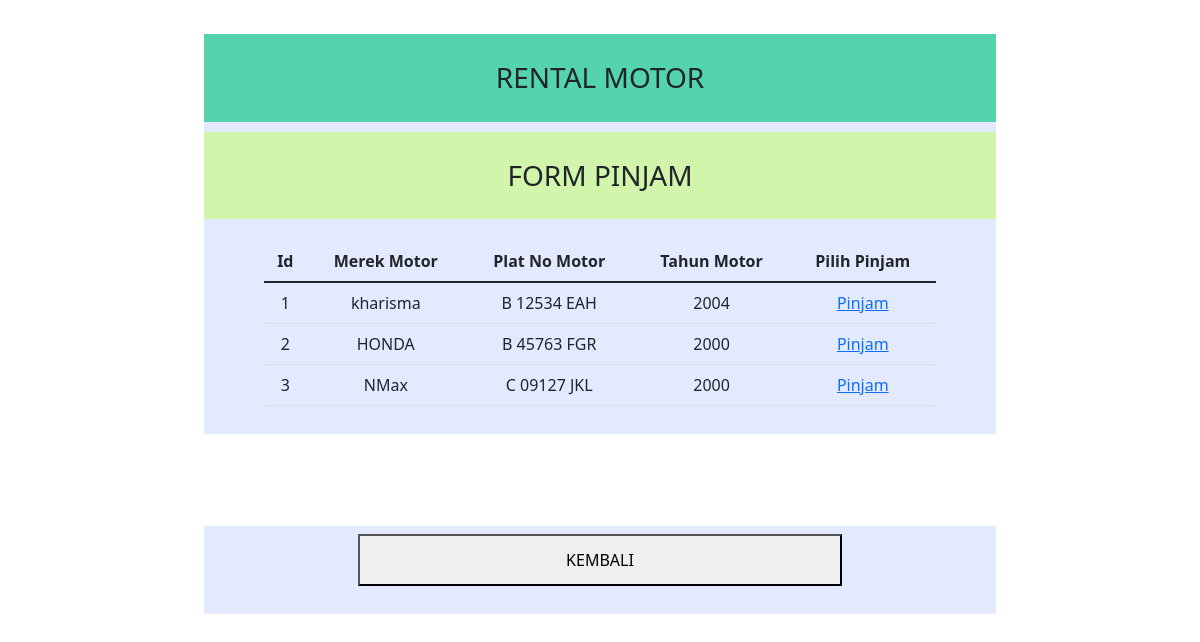
/app/BaFormPinjam/index.php?idusr=1 (signed in), run on the app's committed database.
### tables this page shows
CREATE TABLE tbl_motor (
  id_motor INT(255) NOT NULL AUTO_INCREMENT PRIMARY KEY, 
  merek_motor varchar(255) NOT NULL,
  plat_no_motor varchar(255) NOT NULL,
  tahun_motor varchar(50) NOT NULL
);

### app/BaFormPinjam/index.php (the view, shortened to what this page needs)
<?php include("../../koneksi.php");
parse_str($_SERVER['QUERY_STRING'],$arrQuery);
$paramurl=$arrQuery['idusr'];
$namatbl = "tbl_motor";
?>
<!DOCTYPE html>
<html lang="en">
<head>
    <link href="https://cdn.jsdelivr.net/npm/bootstrap@5.1.3/dist/css/bootstrap.min.css" rel="stylesheet">
    <link rel="stylesheet" type="text/css" href="../../styles/style.css">
    <link rel="stylesheet" type="text/css" href="../../styles/formStyle.css">
</head>
<body>
    <section class="row">
        <div class="col-md-2 text-center"></div>
        <div class="col-md-8 text-center">
			  <br>
        <section class="container2">
            <div class="classContent">
                <div class="containerJudul">
                     <h3>RENTAL MOTOR</h3>
                 </div>
            </div>
            <section class="container2">
			    	<div class="classForm">
			    		<div class="containerJudul">
			    			 <h3>FORM PINJAM</h3>
			    		</div>
			    	</div>
            <div class="classFormTable">
			        <table class="table">
                  <thead>
                    <tr><th>Id</th><th>Merek Motor</th><th>Plat No Motor</th><th>Tahun Motor</th><th>Pilih Pinjam</th></tr>
                  </thead>
                  <tbody>
                      <?php
                        $sql = "SELECT * FROM $namatbl";
                        $query = mysqli_query($conn, $sql);
                        while($data = mysqli_fetch_array($query)){
                            echo "<tr class='info'>";
                            echo "<td>".$data['id_motor']."</td>";
                            echo "<td>".$data['merek_motor']."</td>";
                            echo "<td>".$data['plat_no_motor']."</td>";
                            echo "<td>".$data['tahun_motor']."</td>";
                            echo "<td>";
                            $param1 = $data['id_motor'];
                            $param2 = $paramurl;
                            echo "<a href='pinjam.php?id=".$param1."&idusr=".$param2."'>Pinjam</a>";
                            echo "</td>";
                            echo "</tr>";
                        }
                      ?>
                  </tbody>
              </table>
            </div>
        </section>
      </section>
		  <br>
			<br><br>
			<section class="container2">
				<div class="row p-2">
				  <div class="col-md-2 text-center"></div>
				  <div class="col-md-8 text-center">
					<div class="elemCenter">
						<button onclick="location.href='../home.php'" class="btnSize">KEMBALI</button>
					</div>
				  </div>
				  <div class="col-md-2 text-center"></div>
				</div>
			</section>
			<br><br>
        </div>
        <div class="col-md-2 text-center"></div>
    </section>
</body>
</html>

### styles/style.css (style rules this page uses)
.container2 { margin: 10px auto; background-color: #e3e9ff; }
.containerJudul h1,h3,h6 { text-align: center; padding: 10px; margin: 5px; }
.classContent { background-color: #53d4ad; padding: 12px 60px; }
.classForm { background-color: #d0f5ab; padding: 12px 60px; margin-top: 10px; }
.classFormTable { padding: 12px 60px; margin-top: 10px; }

### styles/formStyle.css (style rules this page uses)
.elemCenter { text-align: center; }
.btnSize { width: 95%; padding: 12px 30px; margin-bottom: 20px; }

### data on the page
tbl_motor: id_motor "1", merek_motor "kharisma", plat_no_motor "B 12534 EAH", tahun_motor "2004"
tbl_motor: id_motor "2", merek_motor "HONDA", plat_no_motor "B 45763 FGR", tahun_motor "2000"
tbl_motor: id_motor "3", merek_motor "NMax", plat_no_motor "C 09127 JKL", tahun_motor "2000"
